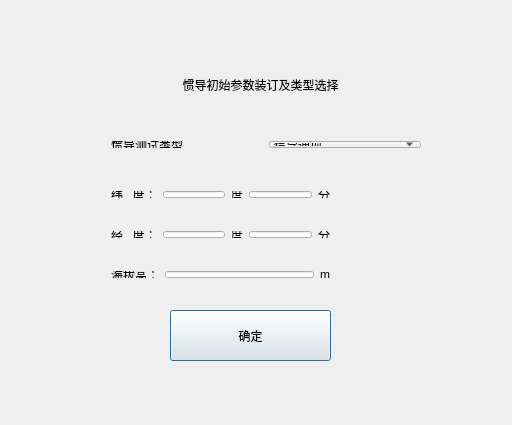
<?xml version="1.0" encoding="UTF-8"?>
<ui version="4.0">
 <class>InsConfigDlg</class>
 <widget class="QDialog" name="InsConfigDlg">
  <property name="geometry">
   <rect>
    <x>0</x>
    <y>0</y>
    <width>512</width>
    <height>425</height>
   </rect>
  </property>
  <property name="windowTitle">
   <string>InsConfigDlg</string>
  </property>
  <property name="styleSheet">
   <string notr="true"/>
  </property>
  <widget class="QLabel" name="label_3">
   <property name="geometry">
    <rect>
     <x>70</x>
     <y>50</y>
     <width>381</width>
     <height>71</height>
    </rect>
   </property>
   <property name="minimumSize">
    <size>
     <width>0</width>
     <height>0</height>
    </size>
   </property>
   <property name="maximumSize">
    <size>
     <width>683</width>
     <height>135</height>
    </size>
   </property>
   <property name="layoutDirection">
    <enum>Qt::LeftToRight</enum>
   </property>
   <property name="styleSheet">
    <string notr="true">
font:20pt &quot;微软雅黑&quot;;</string>
   </property>
   <property name="text">
    <string>&lt;html&gt;&lt;head/&gt;&lt;body&gt;&lt;p&gt;惯导初始参数装订及类型选择&lt;/p&gt;&lt;/body&gt;&lt;/html&gt;</string>
   </property>
   <property name="alignment">
    <set>Qt::AlignCenter</set>
   </property>
  </widget>
  <widget class="QWidget" name="layoutWidget">
   <property name="geometry">
    <rect>
     <x>100</x>
     <y>220</y>
     <width>241</width>
     <height>29</height>
    </rect>
   </property>
   <layout class="QHBoxLayout" name="horizontalLayout_3">
    <item>
     <widget class="QLabel" name="label_6">
      <property name="text">
       <string>经   度：</string>
      </property>
     </widget>
    </item>
    <item>
     <widget class="QLineEdit" name="lineEdit_3"/>
    </item>
    <item>
     <widget class="QLabel" name="label_7">
      <property name="text">
       <string>度</string>
      </property>
     </widget>
    </item>
    <item>
     <widget class="QLineEdit" name="lineEdit_4"/>
    </item>
    <item>
     <widget class="QLabel" name="label_8">
      <property name="text">
       <string>分</string>
      </property>
     </widget>
    </item>
   </layout>
  </widget>
  <widget class="QPushButton" name="btnok">
   <property name="geometry">
    <rect>
     <x>170</x>
     <y>310</y>
     <width>161</width>
     <height>51</height>
    </rect>
   </property>
   <property name="text">
    <string>确定</string>
   </property>
  </widget>
  <widget class="QWidget" name="">
   <property name="geometry">
    <rect>
     <x>100</x>
     <y>130</y>
     <width>332</width>
     <height>29</height>
    </rect>
   </property>
   <layout class="QHBoxLayout" name="horizontalLayout">
    <item>
     <widget class="QLabel" name="label">
      <property name="text">
       <string>惯导测试类型</string>
      </property>
     </widget>
    </item>
    <item>
     <widget class="QComboBox" name="comboBox">
      <item>
       <property name="text">
        <string>惯导通项</string>
       </property>
      </item>
     </widget>
    </item>
   </layout>
  </widget>
  <widget class="QWidget" name="">
   <property name="geometry">
    <rect>
     <x>100</x>
     <y>180</y>
     <width>241</width>
     <height>29</height>
    </rect>
   </property>
   <layout class="QHBoxLayout" name="horizontalLayout_2">
    <item>
     <widget class="QLabel" name="label_2">
      <property name="text">
       <string>纬   度：</string>
      </property>
     </widget>
    </item>
    <item>
     <widget class="QLineEdit" name="lineEdit"/>
    </item>
    <item>
     <widget class="QLabel" name="label_4">
      <property name="text">
       <string>度</string>
      </property>
     </widget>
    </item>
    <item>
     <widget class="QLineEdit" name="lineEdit_2"/>
    </item>
    <item>
     <widget class="QLabel" name="label_5">
      <property name="text">
       <string>分</string>
      </property>
     </widget>
    </item>
   </layout>
  </widget>
  <widget class="QWidget" name="">
   <property name="geometry">
    <rect>
     <x>100</x>
     <y>260</y>
     <width>241</width>
     <height>29</height>
    </rect>
   </property>
   <layout class="QHBoxLayout" name="horizontalLayout_4">
    <item>
     <widget class="QLabel" name="label_9">
      <property name="text">
       <string>海拔高：</string>
      </property>
     </widget>
    </item>
    <item>
     <widget class="QLineEdit" name="lineEdit_5"/>
    </item>
    <item>
     <widget class="QLabel" name="label_10">
      <property name="text">
       <string>m</string>
      </property>
     </widget>
    </item>
   </layout>
  </widget>
 </widget>
 <layoutdefault spacing="6" margin="11"/>
 <resources>
  <include location="MultiControlSys.qrc"/>
 </resources>
 <connections/>
</ui>
